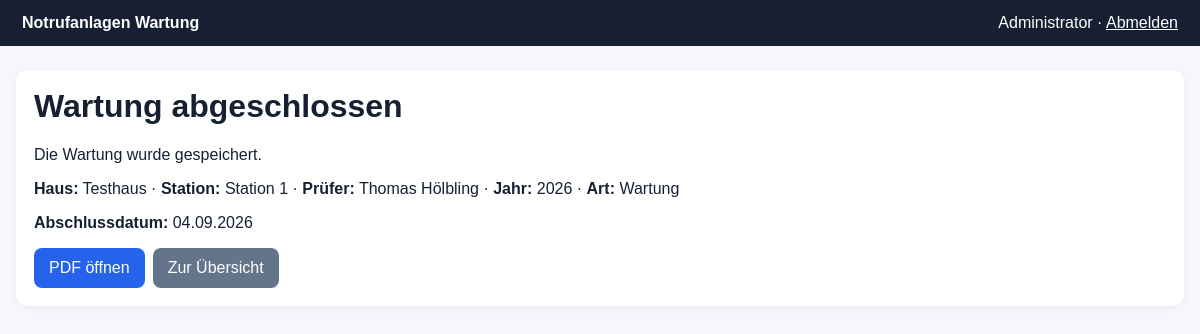
The page /maintenance/1/completed (signed in) on the database its author committed.
### tables this page shows
CREATE TABLE users (
        id INTEGER PRIMARY KEY AUTOINCREMENT,
        username TEXT UNIQUE NOT NULL,
        password_hash TEXT NOT NULL,
        display_name TEXT NOT NULL,
        role TEXT NOT NULL DEFAULT 'technician'
    , active INTEGER NOT NULL DEFAULT 1);

CREATE TABLE maintenances (
        id INTEGER PRIMARY KEY AUTOINCREMENT,
        hauscode TEXT NOT NULL,
        station TEXT NOT NULL,
        technician_id INTEGER NOT NULL,
        inspector_name TEXT,
        inspection_year INTEGER,
        inspection_type TEXT,
        email_address TEXT,
        status TEXT NOT NULL DEFAULT 'open',
        created_at TEXT NOT NULL,
        completed_at TEXT,
        signature TEXT,
        email_sent_at TEXT,
        email_error TEXT,
        pdf_path TEXT, station_id TEXT, updated_at TEXT,
        FOREIGN KEY(technician_id) REFERENCES users(id)
    );

### app/main.py (the view)
@app.get("/maintenance/{mid}/completed",response_class=HTMLResponse)
def maintenance_completed(request:Request,mid:int):
    if not require_user(request):return RedirectResponse("/login",303)
    m=can_access_maintenance(request,mid,write=False)
    if not m:return RedirectResponse("/admin" if is_admin(request) else "/",303)
    return TEMPLATES.TemplateResponse("completed.html",{"request":request,"user":current_user(request),"m":m,"completed_date":format_date_de(m["completed_at"])})

### app/templates/completed.html
{% extends "base.html" %}{% block content %}
<div class="card"><h1>Wartung abgeschlossen</h1><p>Die Wartung wurde gespeichert.</p><p><b>Haus:</b> {{m.hauscode}} · <b>Station:</b> {{m.station}} · <b>Prüfer:</b> {{m.inspector_name}} · <b>Jahr:</b> {{m.inspection_year}} · <b>Art:</b> {{m.inspection_type or "Wartung"}}</p><p><b>Abschlussdatum:</b> {{completed_date}}</p>
<div class="actions"><a class="btn" href="/maintenance/{{m.id}}/pdf" target="_blank">PDF öffnen</a><a class="btn secondary" href="/">Zur Übersicht</a></div></div>{% endblock %}

### app/templates/base.html (shortened to what this page needs)
<!doctype html>
<html lang="de">
<head>
</head>
<body>
<div class="top"><b>Notrufanlagen Wartung</b>{% if user %}<span>{{ user.display_name }} · <a style="color:white" href="/logout">Abmelden</a></span>{% endif %}</div>
<div class="wrap">{% block content %}{% endblock %}</div>
</body>
</html>

### app/templates/base.html (style rules this page uses)
:root { font-family:Arial,sans-serif;color:#172033;background:#f5f7fa }
body { margin:0 }
.top { background:#172033;color:#fff;padding:14px 22px;display:flex;justify-content:space-between;align-items:center }
.wrap { max-width:1200px;margin:24px auto;padding:0 16px }
.card { background:white;border-radius:12px;padding:18px;margin-bottom:18px;box-shadow:0 2px 10px #0000000d }
h1,h2 { margin-top:0 }
.btn { display:inline-block;border:0;border-radius:8px;padding:11px 15px;background:#2563eb;color:white;text-decoration:none;cursor:pointer }
.btn.secondary { background:#64748b }
.actions { display:flex;gap:8px;flex-wrap:wrap }

### rows shown on the page
users: display_name "Administrator"
maintenances: hauscode "Testhaus", station "Station 1", inspector_name "Thomas Hölbling", inspection_year "2026", inspection_type "Wartung"

### other values the page prints
{{ completed_date }} "04.09.2026"
